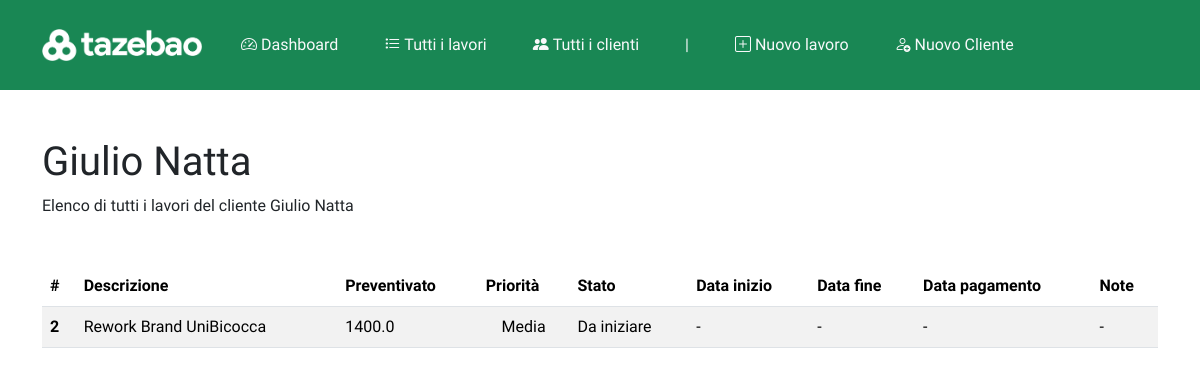
Before: /clienti/1 with the older database file.
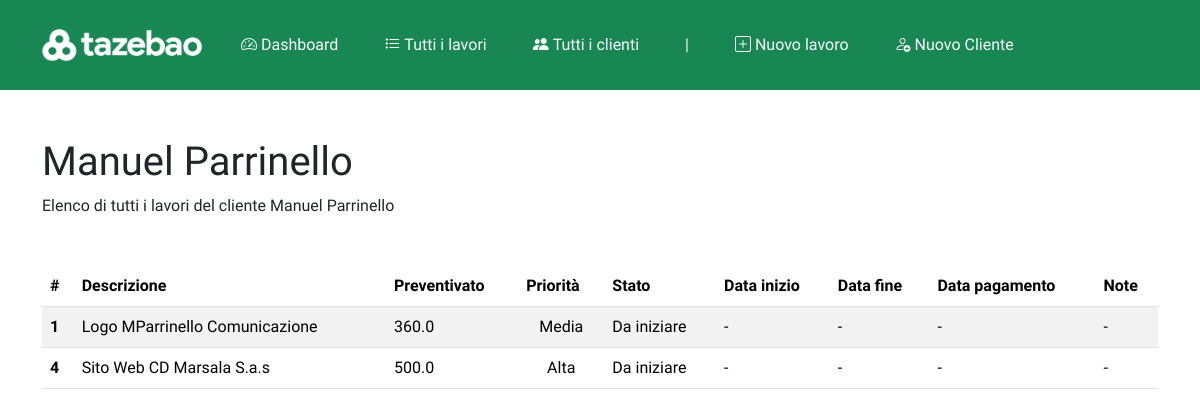
After: the same page with the newer database file.
### app.py (models this page shows, shortened)
class Cliente(db.Model):
    __tablename__ = 'clienti'
    id = db.Column(db.Integer, primary_key=True)
    name = db.Column(db.String(100), nullable=False)
    email = db.Column(db.String(100), nullable=False)
    telefono = db.Column(db.String(20), nullable=False)
    lavori = db.relationship('Lavoro', backref='cliente', lazy=True, cascade="all, delete, delete-orphan")
    note = db.Column(db.Text, nullable=True)
    colore = db.Column(db.String(20), nullable=True)

class Lavoro(db.Model):
    __tablename__ = 'lavori'
    id = db.Column(db.Integer, primary_key=True)
    descrizione = db.Column(db.String(200), nullable=False)
    data_inizio = db.Column(db.Date, nullable=True)
    data_fine = db.Column(db.Date, nullable=True)
    data_pagamento = db.Column(db.Date, nullable=True)
    stato = db.Column(db.String(50), nullable=True)
    priorita = db.Column(db.String(50), nullable=True)
    preventivato = db.Column(db.Float, nullable=True)
    cliente_id = db.Column(db.Integer, db.ForeignKey('clienti.id'), nullable=False)
    note = db.Column(db.Text, nullable=True)

### app.py (the view)
@app.route('/clienti/<int:cliente_id>')
def cliente_page(cliente_id):
    cliente = Cliente.query.get_or_404(cliente_id)
    return render_template('cliente.html', cliente=cliente)

### templates/cliente.html (shortened to what this page needs)
{% extends "base.html" %}
{% block content %}
<h1>{{ cliente.name }}</h1>
<p class="mb-4">Elenco di tutti i lavori del cliente {{ cliente.name }}
</p>
<div class="container p-0 mt-5">
    <table class="table table-striped" id="tabellaLavori">
        <thead>
            <tr>
                <th scope="col">#</th>
                <th scope="col">Descrizione</th>
                <th scope="col">Preventivato</th>
                <th scope="col">Priorità</th>
                <th scope="col">Stato</th>
                <th scope="col">Data inizio</th>
                <th scope="col">Data fine</th>
                <th scope="col">Data pagamento</th>
                <th scope="col">Note</th>
            </tr>
        </thead>
        <tbody>
            {% if cliente.lavori %}
                {% for lavoro in cliente.lavori %}
                <tr>
                    <th scope="row">{{ lavoro.id }}</th>
                    <td>{{ lavoro.descrizione }}</td>
                    <td>{{ lavoro.preventivato }}</td>
                    <td class="text-center"><span class="prio-pill">{{ lavoro.priorita }}</span></td>
                    <td>{{ lavoro.stato if lavoro.stato else '-' }}</td>
                    <td>{{ lavoro.data_inizio if lavoro.data_inizio else '-' }}</td>
                    <td>{{ lavoro.data_fine if lavoro.data_fine else "-" }}</td>
                    <td>{{ lavoro.data_pagamento  if lavoro.data_pagamento else "-" }}</td>
                    <td>{{ lavoro.note if lavoro.note else "-" }}</td>
                </tr>
                {% endfor %}
            {% else %}
                <tr>
                    <td colspan="9" class="text-center">Nessun lavoro trovato per questo cliente.</td>
                </tr>
            {% endif %}
        </tbody>
{% endblock %}

### templates/base.html (shortened to what this page needs)
<!DOCTYPE html>
<html lang="it">
<head>
    <link rel="stylesheet" href="https://cdn.jsdelivr.net/npm/bootstrap@5.3.3/dist/css/bootstrap.min.css"
>
    <link rel="stylesheet" href="https://cdn.jsdelivr.net/npm/bootstrap-icons@1.13.1/font/bootstrap-icons.min.css">
    <link rel="stylesheet" href="{{ url_for('static', filename='css/style.css') }}">
</head>
<body>
    {% include '_navbar.html' %}
    <main class="container mt-5">
        {% block content %}
        {% endblock %}
    </main>
</body>
</html>

### templates/_navbar.html (shortened to what this page needs)
<nav class="navbar navbar-expand-lg navbar-dark bg-primary d-none d-lg-flex">
    <div class="container">
        <a class="navbar-brand" href="">
            <img class="mobile-nav-logo px-0" src="{{ url_for('static', filename='img/logo_light.png')}}" alt="">
        </a>
        <div class="collapse navbar-collapse">
            <ul class="navbar-nav me-auto mb-2 mb-lg-0">
                <li class="nav-item"><a class="nav-link text-light fw-medium" href="{{ url_for('index') }}">
                        <i class="bi bi-speedometer2"></i>&nbsp;Dashboard</a></li>
                        <li class="nav-item"><a class="nav-link text-light fw-medium" href="{{ url_for('lavori') }}">
                                <i class="bi bi-list-task"></i>&nbsp;Tutti i lavori</a></li>
                        <li class="nav-item"><a class="nav-link text-light fw-medium" href="{{ url_for('clienti') }}">
                                <i class="bi bi-people-fill"></i>&nbsp;Tutti i clienti</a></li>
                        <li class="nav-item nav-link text-light fw-medium">|</li>
                        <li class="nav-item"><a class="nav-link text-light fw-medium" href="{{ url_for('nuovo_lavoro') }}">
                                <i class="bi bi-plus-square"></i></i>&nbsp;Nuovo lavoro</a></li>
                        <li class="nav-item"><a class="nav-link text-light fw-medium" href="{{ url_for('nuovo_cliente') }}">
                                <i class="bi bi-person-add"></i>&nbsp;Nuovo Cliente</a></li>
            </ul>
        </div>
    </div>
</nav>

### static/css/style.css (style rules this page uses)
* { font-family: 'Hanken Grotesk', sans-serif !important; }
body { opacity: 0; transition: opacity .3s ease-in; }
body.loaded { opacity: 1; }
.bg-primary { background-color: #198754 !important; }
.desktop-nav-logo, .mobile-nav-logo { max-width: 160px; height: auto; padding: 1rem; }
.nav-link { margin-left: 15px; margin-right: 15px; }
.prio-pill { text-align: center !important; width: 100%; }

Changed rows visible on the page:
no longer on this page (row edited): Lavoro: id "2", descrizione "Rework Brand UniBicocca", preventivato "1400.0", priorita "Media", stato "Da iniziare", data_inizio "-", data_fine "-", data_pagamento "-", note "-"
changed Cliente: name "Giulio Natta" → "Manuel Parrinello"
now on this page (row edited): Lavoro: id "1", descrizione "Logo MParrinello Comunicazione", preventivato "360.0", priorita "Media", stato "Da iniziare", data_inizio "-", data_fine "-", data_pagamento "-", note "-"
now on this page (row edited): Lavoro: id "4", descrizione "Sito Web CD Marsala S.a.s", preventivato "500.0", priorita "Alta", stato "Da iniziare", data_inizio "-", data_fine "-", data_pagamento "-", note "-"
